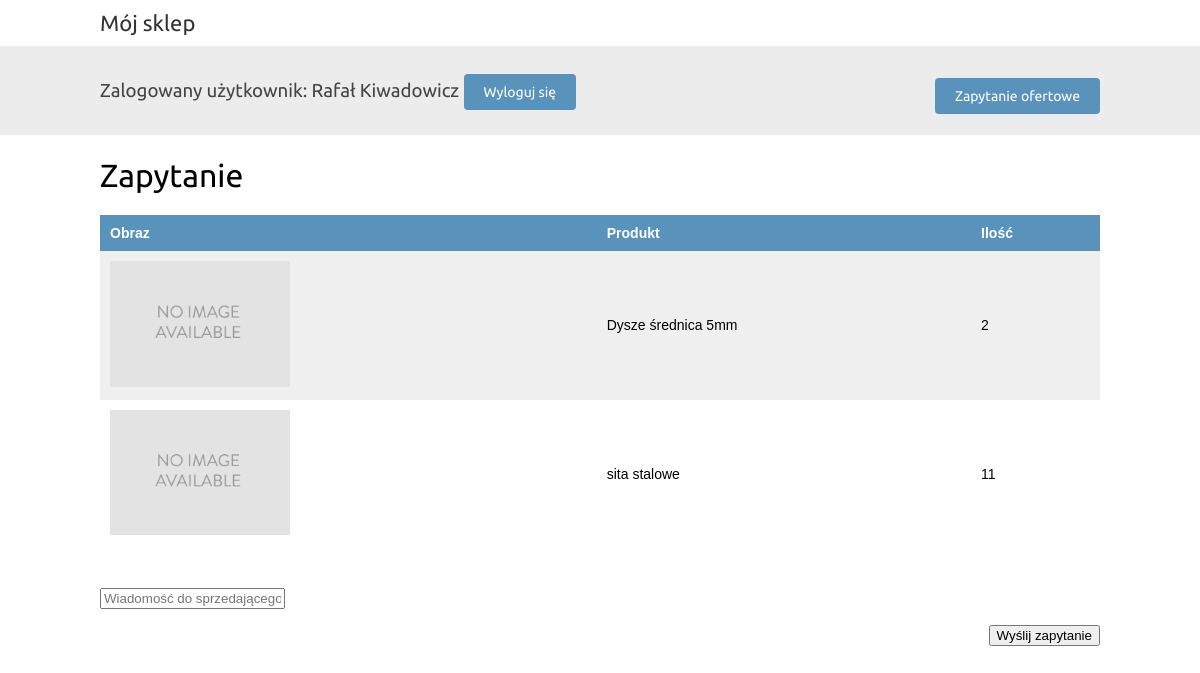
Page /send_tender_request/ (signed in) on the earlier database version.
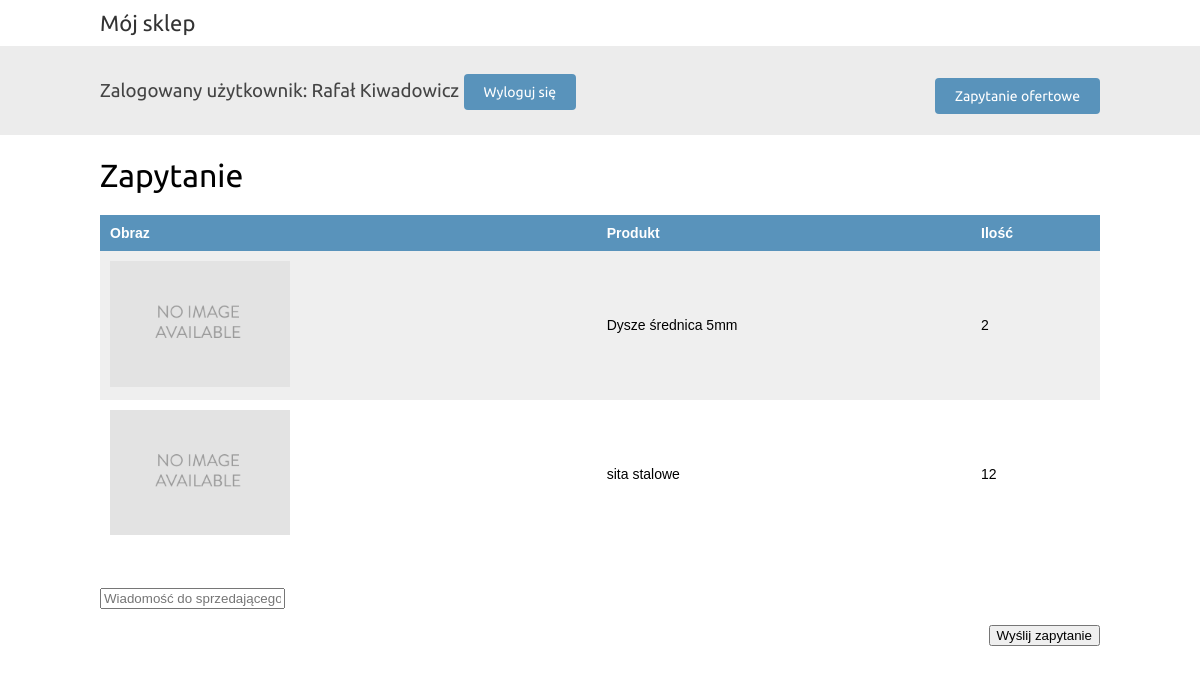
Same page on the later database version.
### shop/models.py (models this page shows, shortened)
class ProductCart(models.Model):
    cart = models.ForeignKey(Cart, on_delete=models.CASCADE)
    product = models.ForeignKey(Product, on_delete=models.CASCADE)
    quantity = models.IntegerField(null=True)

class Product(models.Model):
    category = models.ForeignKey(Category, related_name='products', on_delete=models.CASCADE)
    type = models.ForeignKey(Type, on_delete=models.CASCADE)
    name = models.CharField(max_length=200, db_index=True, verbose_name='Nazwa produktu')
    slug = models.SlugField(max_length=200, unique=True, db_index=True)
    description = models.TextField(blank=True, verbose_name='Opis')
    image = models.ImageField(upload_to='products/%Y/%m/%d', null=True, blank=True)
    available = models.BooleanField(default=True)
    created = models.DateTimeField(auto_now_add=True)
    updated = models.DateTimeField(auto_now=True)
    class Meta:
        ordering = ('name',)
        verbose_name = 'produkt'
        verbose_name_plural = 'produkty'

### shop/views.py (the view, shortened to what this page needs)
# urls.py: path('send_tender_request/', views.SendTenderRequestView.as_view(), name="send_tender_request"),
class SendTenderRequestView(LoginRequiredMixin, View):
    def get(self, request):
        user = request.user
        cart, created = Cart.objects.get_or_create(user=user)
        product_in_tender = ProductCart.objects.filter(cart=cart)
        return render(request, 'tender_details.html', {"product_in_tender": product_in_tender})

### templates/tender_details.html (shortened to what this page needs)
{% extends "base.html" %}
{% load static %}
{% block content %}
    <h1>Zapytanie</h1>
    <table class="cart">
        <thead>
        <tr>
            <th>Obraz</th>
            <th>Produkt</th>
            <th>Ilość</th>
        </tr>
        </thead>
        <tbody>
        {% for pc in product_in_tender %}
            <tr>
                <td><a href="{% url "cart_details" %}"><img src="{% if pc.image %}{{ pc.image.url }}
                {% else %}{% static "img/no_image.png" %}{% endif %}">
                    </a>
                </td>
                <td>{{ pc.product.name }}</td>
                <td>{{ pc.quantity }}<br>
            </tr>
        {% endfor %}
        </tbody>
    </table>
    <form method="post" >
            <input type="text" name="customer_message" placeholder="Wiadomość do sprzedającego"><br>
    <p class="text-right">
        <button type="submit">Wyślij zapytanie</button>
    </p>
    </form>
{% endblock %}

Differences in the rows shown:
changed ProductCart "sita stalowe": quantity "11" → "12"
